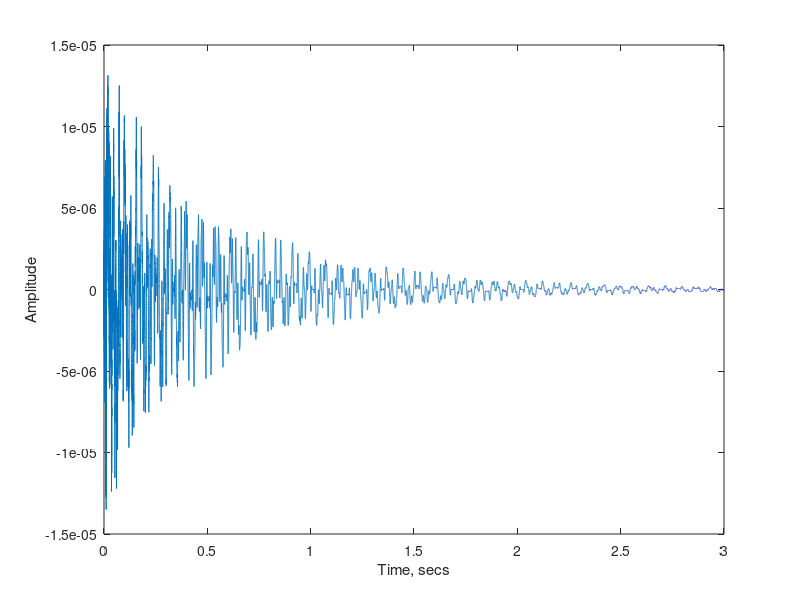

Write the MATLAB code that produced this figure. (Note: this script raises an error after producing the figure.)
L = 5;
y2 = 0;
x2 = 0;
n = 1;

for k = 1:n    
    x1 = L/7.4;     
    x2 = L - L/2000; 
    h = 0.002;
    E = 200*10^9;
    d = 0.07;
    J = 3.14*d^3*h/8;
    p0 = 7800;
    M = pi/4*(d^2-(d-h)^2)*L*p0 ./1.4; 
    V = 1; 
    y = 0; 
    t = 0;     
    mod = 1:1:500; 
    Cn = pi/2*(2*mod+1); 
    %Cn = pi*mod;
    %Cn = pi*(mod+0.1); 
    w = sqrt(E.*J/M/(L.^4).*Cn.^4);    
    fd = 44100;
    time = 3;    
    damping = 0.0013;

    % Signal loop -------------------------------------------------------------
    for m = 1:1:(time*fd-1) 
        y = sum(2.*V./L.*(1./w.*sin(mod.*pi.*x2/L).*sin(mod.*pi.*x1./L).*sin(w.*t)).* ...
        exp(-t.*(w.*damping+1.1)) );
        t = t + 1/fd; 
        y2 = [y2 y];
    end
    % -------------------------------------------------------------------------------------
    
    t = 0:1/fd:time-1/fd; 
    plot (t,y2); 
    xlabel('Time, secs');
    ylabel('Amplitude');
    figure
    spectrogram(y2,kaiser(256,15),203,1024,22050,'yaxis')
    colormap jet    
    view(118,72)
    colorbar    
    L = L + 2.5;
end

y2 = y2./max(y2);
audiowrite('WaveModelSimple_5.wav',y2,fd);
